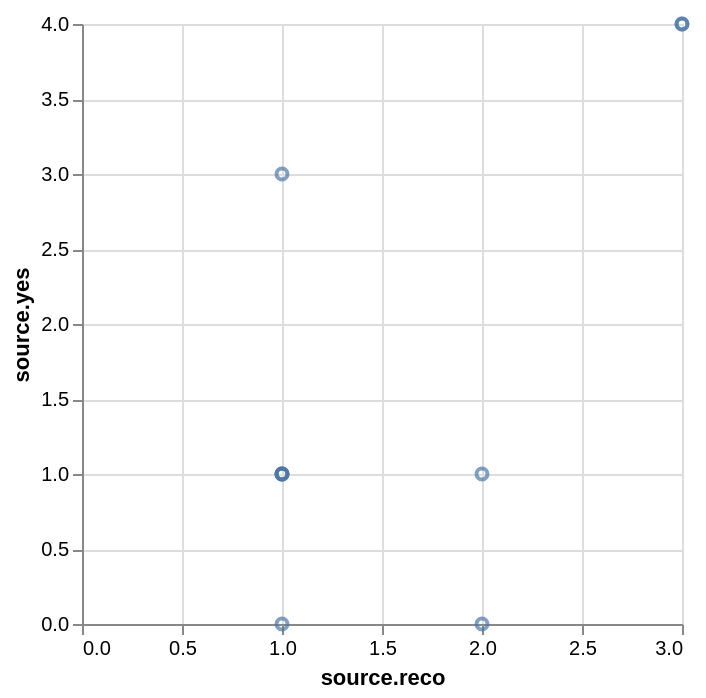

The Vega-Lite source for this figure:
### Vega-Lite specification from a JSON file in a GitHub repository (floating-point values rounded to 4 significant figures)
{"$schema": "https://vega.github.io/schema/vega-lite/v3.json", "data": {"values": {"hits": {"hits": [{"source": {"reco": 2, "yes": 1}}, {"source": {"reco": 3, "yes": 4}}, {"source": {"reco": 2, "yes": 0}}, {"source": {"reco": 1, "yes": 3}}, {"source": {"reco": 3, "yes": 4}}, {"source": {"reco": 1, "yes": 1}}, {"source": {"reco": 1, "yes": 1}}, {"source": {"reco": 1, "yes": 1}}, {"source": {"reco": 1, "yes": 0}}, {"source": {"reco": 1, "yes": 1}}]}}, "format": {"property": "hits.hits"}}, "mark": "point", "encoding": {"x": {"field": "source.reco", "type": "quantitative"}, "y": {"field": "source.yes", "type": "quantitative"}}}
